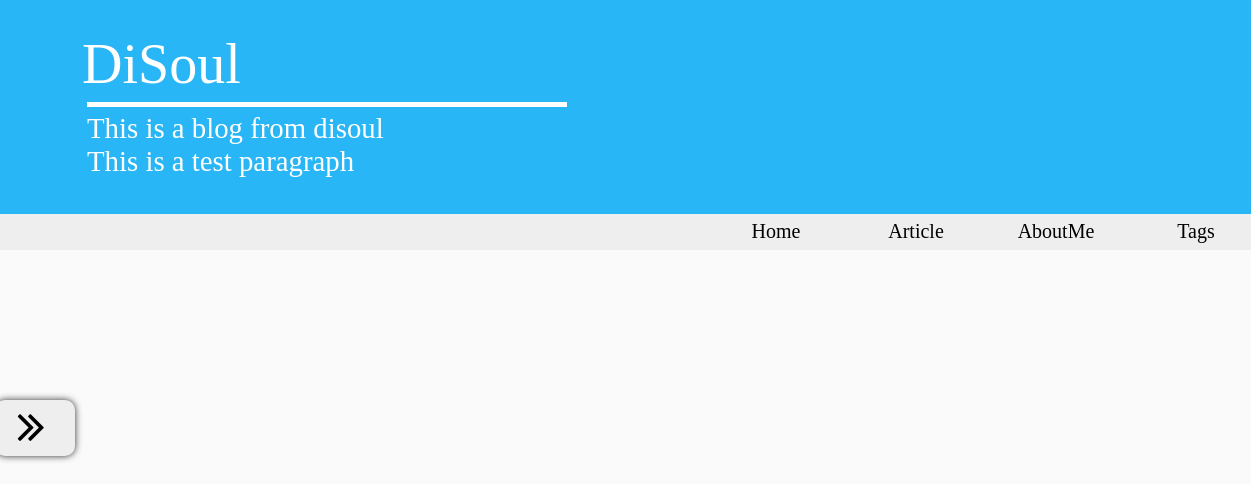
The page /blog/ on the database as committed earlier.
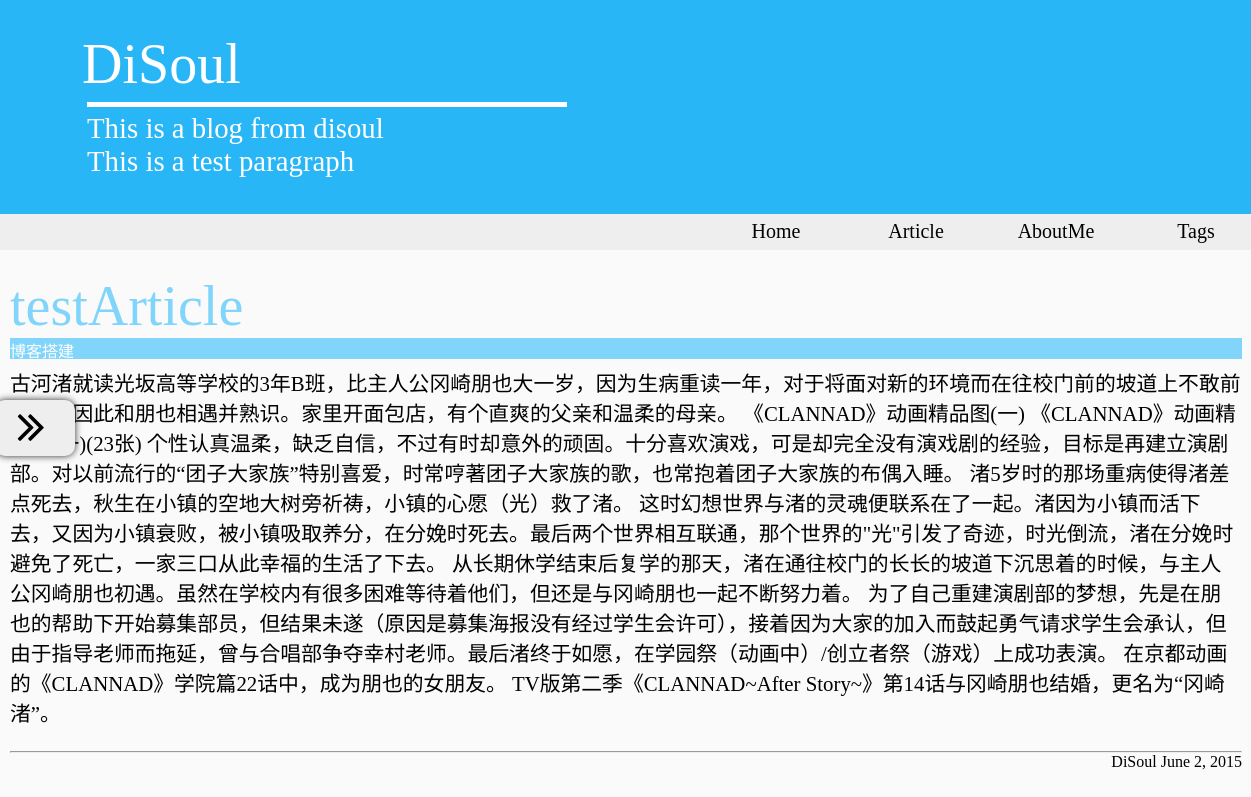
The same page on the database as committed later.
### blog/models.py (models this page shows)
class Article(models.Model):
    title = models.CharField(max_length=100)
    tag = models.ForeignKey(ArticleTags)
    content = models.TextField()
    date = models.DateTimeField()
    class Meta():
        ordering = ['-date']

class ArticleTags(models.Model):
    tag_name = models.CharField(max_length=100)
    tag_color = models.CharField(max_length=10)

### blog/views.py (the view)
def home(request):
    homepage = get_template('home.html')
    tag_objs = ArticleTags.objects.all()
    article_objs = Article.objects.all()
    for article_obj in article_objs:
        article_obj.content = MarkdownParse(article_obj.content)
    context = Context({
              'tags':tag_objs,
              'articles':article_objs,
        })
    return HttpResponse(homepage.render(context))

### blog/views.py (called while the page is built)
def MarkdownParse(content):
    return markdown2.markdown(content)

### disoul_blog/templates/home.html (shortened to what this page needs)
{% extends "base.html" %}
{% block main-content %}
<div class="main-content">
    <div class="article_block">
	{% for article in articles %}
	<div class="article">
		<div class="article-title">
		    {{ article.title }}
		</div>
		<div class="article-tag">
		    <a herf="#">{{ article.tag.tag_name }}</a>
		</div>
		<div class="article-content">
		    {{ article.content|safe }}
		</div>
		<div class="article-other">
		    <hr>
		    <div>
		        <p>DiSoul {{ article.date|date:"F j, Y" }}
		    </div>
		</div>
	</div>
	{% endfor %}
    </div>
</div>
{% endblock %}

### disoul_blog/templates/base.html (shortened to what this page needs)
<!DOCTYPE html>
<html lang="en">
<head>
	{% load staticfiles %}
	<link rel="stylesheet" href="{% static "css/index.css" %}" >
	<link rel="stylesheet" href="{% static "css/font-awesome-4.3.0/css/font-awesome.min.css" %}" >
</head>
<body>
	<div class="page-warp">
		<div class="home-main">
			<div class="navigation">
				<div class="title">
					<p id="name">DiSoul</p>
					<div id="horizontal-line"></div>
					<p id="about-words">This is a blog from disoul </br>This is a test paragraph</p>
					<div class="left-list-control">
						<i class="fa fa-angle-double-right fa-3x"></i>
					</div>
				</div>
				<div class="navigation-bar">
					<ul>
						<li><a href="#">Home</a></li>
						<li><a href="#">Article</a></li>
						<li><a href="#">AboutMe</a></li>
						<li><a href="#">Tags</a></li>
					</ul>
				</div>
			</div>
			    {% block main-content%}{% endblock %}
		</div>
	</div>
</body>
</html>

### blog/static/css/index.css (style rules this page uses)
* { -webkit-box-sizing:border-box;-moz-box-sizing:border-box;box-sizing:border-box;margin:0 }
.navigation { display:flex;flex-direction:column;flex-wrap:nowrap;height:250px;background-color:#29b6f6 }
.title { flex:6;position:relative;left:-14em;top:-3em }
.title .left-list-control { position:fixed;width:5em;height:3.5em;background-color:#eee;top:400px;left:-5px;cursor:pointer;border:10px solid #eee;border-radius:10px;box-shadow:0 0 7px #2d2d2d }
.title .left-list-control i { float:right;margin-right:20px;position:relative;bottom:8px }
.navigation-bar { flex:1;background-color:#eee }
.navigation-bar ul { display:flex;flex-direction:row;flex-wrap:nowrap;justify-content:flex-end;height:100% }
.navigation-bar ul li { list-style-type:none }
.navigation-bar ul li a { color:#000;display:inline-block;width:7em;height:100%;margin-bottom:6px;margin-top:6px;text-align:center;text-decoration:none;font-size:20px }
#name { position:absolute;left:320px;top:80px;color:#fff;font-size:3.5em }
#horizontal-line { width:30em;border-top:5px solid #fff;position:absolute;left:325px;top:150px }
#about-words { font-size:1.8em;color:#fff;position:absolute;top:160px;left:325px }
.main-content { display:flex;justify-content:space-around;align-items:flex-start }
.article_block { width:80em;margin-bottom:5em;z-index:-100;height:100em }
.article_block .article { padding:1.5em;padding-bottom:0;margin-bottom:8em }
.article_block .article .article-title { font-size:3.5em;color:#81d4fa }
.article_block .article .article-tag { width:100%;height:1.3em;display:flex;background-color:#81d4fa;margin-bottom:.5em }
.article_block .article .article-tag a { cursor:pointer;color:#fff }
.article_block .article .article-content { font-size:1.3em }
.article_block .article .article-other { width:100%;height:1.5em }
.article_block .article .article-other hr { margin-top:1.5em;color:#81d4fa }
.article_block .article .article-other div { height:100%;float:right }
body { background-color:#fafafa }
.page-warp { display:flex;justify-content:center }
.home-main { order:2;flex:1 }

Rows that differ between the two databases and show on the page:
added Article: title "testArticle", tag.tag_name "博客搭建", content "古河渚就读光坂高等学校的3年B班，比主人公冈崎朋也大一岁，因为生病重读一年，对于将面对新的环境而在往校门前的坡道上不敢前行，也因此和朋也相遇并熟识。家里开面包店，有个直爽的父亲和温柔的母亲。 《CLANNAD》动画精品图(一) 《CLANNAD》动画精品图(一)(23张) 个性认真温柔，缺乏自信，不过有时却意外的顽固。十分喜欢演戏，可是却完全没有演戏剧的经验，目标是再建立演剧部。对以前流行的“团子大家族”特别喜爱，时常哼著团子大家族的歌，也常抱着团子大家族的布偶入睡。 渚5岁时的那场重病使得渚差点死去，秋生在小镇的空地大树旁祈祷，小镇的心愿（光）救了渚。 这时幻想世界与渚的灵魂便联系在了一起。渚因为小镇而活下去，又因为小镇衰败，被小镇吸取养分，在分娩时死去。最后两个世界相互联通，那个世界的\"光\"引发了奇迹，时光倒流，渚在分娩时避免了死亡，一家三口从此幸福的生活了下去。 从长期休学结束后复学的那天，渚在通往校门的长长的坡道下沉思着的时候，与主人公冈崎朋也初遇。虽然在学校内有很多困难等待着他们，但还是与冈崎朋也一起不断努力着。 为了自己重建演剧部的梦想，先是在朋也的帮助下开始募集部员，但结果未遂（原因是募集海报没有经过学生会许可），接着因为大家的加入而鼓起勇气请求学生会承认，但由于指导老师而拖延，曾与合唱部争夺幸村老师。最后渚终于如愿，在学园祭（动画中）/创立者祭（游戏）上成功表演。 在京都动画的《CLANNAD》学院篇22话中，成为朋也的女朋友。 TV版第二季《CLANNAD~After Story~》第14话与冈崎朋也结婚，更名为“冈崎渚”。", date "June 2, 2015"
